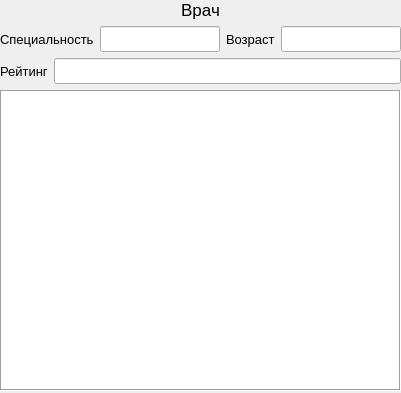
<?xml version="1.0" encoding="UTF-8"?>
<ui version="4.0">
 <class>reviews_window</class>
 <widget class="QDialog" name="reviews_window">
  <property name="geometry">
   <rect>
    <x>0</x>
    <y>0</y>
    <width>401</width>
    <height>393</height>
   </rect>
  </property>
  <property name="minimumSize">
   <size>
    <width>401</width>
    <height>393</height>
   </size>
  </property>
  <property name="maximumSize">
   <size>
    <width>401</width>
    <height>393</height>
   </size>
  </property>
  <property name="font">
   <font>
    <pointsize>11</pointsize>
   </font>
  </property>
  <property name="windowTitle">
   <string>Dialog</string>
  </property>
  <widget class="QWidget" name="verticalLayoutWidget">
   <property name="geometry">
    <rect>
     <x>0</x>
     <y>0</y>
     <width>401</width>
     <height>391</height>
    </rect>
   </property>
   <layout class="QVBoxLayout" name="verticalLayout">
    <item>
     <widget class="QLabel" name="label_name">
      <property name="font">
       <font>
        <pointsize>13</pointsize>
       </font>
      </property>
      <property name="text">
       <string>Врач</string>
      </property>
      <property name="alignment">
       <set>Qt::AlignCenter</set>
      </property>
     </widget>
    </item>
    <item>
     <layout class="QHBoxLayout" name="horizontalLayout">
      <item>
       <layout class="QHBoxLayout" name="horizontalLayout_2">
        <item>
         <widget class="QLabel" name="label_2">
          <property name="font">
           <font>
            <pointsize>10</pointsize>
           </font>
          </property>
          <property name="text">
           <string>Специальность</string>
          </property>
         </widget>
        </item>
        <item>
         <widget class="QLineEdit" name="lineEdit_specialization">
          <property name="readOnly">
           <bool>true</bool>
          </property>
         </widget>
        </item>
        <item>
         <widget class="QLabel" name="label_3">
          <property name="font">
           <font>
            <pointsize>10</pointsize>
           </font>
          </property>
          <property name="text">
           <string>Возраст</string>
          </property>
         </widget>
        </item>
        <item>
         <widget class="QLineEdit" name="lineEdit_age">
          <property name="readOnly">
           <bool>true</bool>
          </property>
         </widget>
        </item>
       </layout>
      </item>
     </layout>
    </item>
    <item>
     <layout class="QHBoxLayout" name="horizontalLayout_4">
      <item>
       <widget class="QLabel" name="label_4">
        <property name="font">
         <font>
          <pointsize>10</pointsize>
         </font>
        </property>
        <property name="text">
         <string>Рейтинг</string>
        </property>
       </widget>
      </item>
      <item>
       <widget class="QLineEdit" name="lineEdit_rating">
        <property name="readOnly">
         <bool>true</bool>
        </property>
       </widget>
      </item>
     </layout>
    </item>
    <item>
     <widget class="QTextEdit" name="textEdit_reviews">
      <property name="frameShape">
       <enum>QFrame::Box</enum>
      </property>
      <property name="readOnly">
       <bool>true</bool>
      </property>
     </widget>
    </item>
   </layout>
  </widget>
 </widget>
 <resources/>
 <connections/>
</ui>
